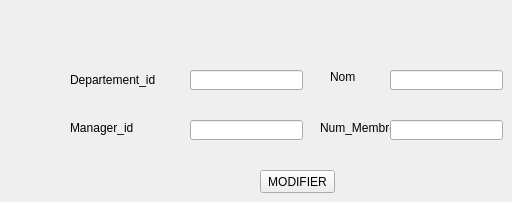
       <widget class="QWidget" name="tab_104">
        <attribute name="title">
         <string>MODIFIER</string>
        </attribute>
        <widget class="QPushButton" name="pb_modifier_7">
         <property name="geometry">
          <rect>
           <x>260</x>
           <y>170</y>
           <width>75</width>
           <height>23</height>
          </rect>
         </property>
         <property name="text">
          <string>MODIFIER</string>
         </property>
        </widget>
        <widget class="QLineEdit" name="lineEdit_age_4">
         <property name="geometry">
          <rect>
           <x>390</x>
           <y>70</y>
           <width>113</width>
           <height>20</height>
          </rect>
         </property>
        </widget>
        <widget class="QLabel" name="label_147">
         <property name="geometry">
          <rect>
           <x>70</x>
           <y>70</y>
           <width>111</width>
           <height>20</height>
          </rect>
         </property>
         <property name="text">
          <string>Departement_id</string>
         </property>
        </widget>
        <widget class="QLabel" name="label_148">
         <property name="geometry">
          <rect>
           <x>70</x>
           <y>120</y>
           <width>91</width>
           <height>16</height>
          </rect>
         </property>
         <property name="text">
          <string>Manager_id</string>
         </property>
        </widget>
        <widget class="QLineEdit" name="lineEdit_numtel_4">
         <property name="geometry">
          <rect>
           <x>390</x>
           <y>120</y>
           <width>113</width>
           <height>20</height>
          </rect>
         </property>
        </widget>
        <widget class="QLabel" name="label_149">
         <property name="geometry">
          <rect>
           <x>330</x>
           <y>70</y>
           <width>47</width>
           <height>13</height>
          </rect>
         </property>
         <property name="text">
          <string>Nom</string>
         </property>
        </widget>
        <widget class="QLineEdit" name="lineEdit_id_17">
         <property name="geometry">
          <rect>
           <x>190</x>
           <y>70</y>
           <width>113</width>
           <height>20</height>
          </rect>
         </property>
        </widget>
        <widget class="QLabel" name="label_150">
         <property name="geometry">
          <rect>
           <x>320</x>
           <y>120</y>
           <width>71</width>
           <height>16</height>
          </rect>
         </property>
         <property name="text">
          <string>Num_Membre</string>
         </property>
        </widget>
        <widget class="QLineEdit" name="lineEdit_nom_7">
         <property name="geometry">
          <rect>
           <x>190</x>
           <y>120</y>
           <width>113</width>
           <height>20</height>
          </rect>
         </property>
        </widget>
        <zorder>pb_modifier_7</zorder>
        <zorder>label_147</zorder>
        <zorder>label_148</zorder>
        <zorder>label_149</zorder>
        <zorder>lineEdit_id_17</zorder>
        <zorder>label_150</zorder>
        <zorder>lineEdit_nom_7</zorder>
        <zorder>lineEdit_age_4</zorder>
        <zorder>lineEdit_numtel_4</zorder>
       </widget>
